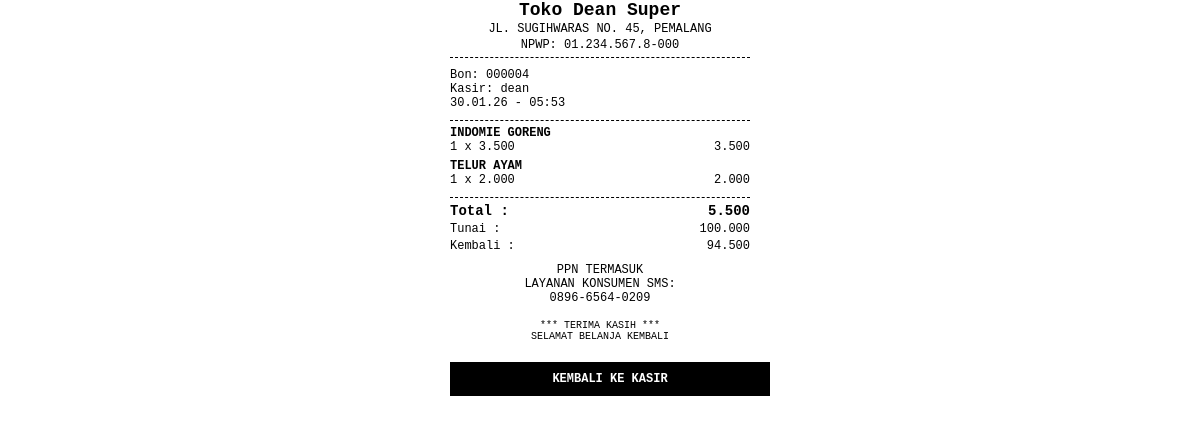
The page /kasir/struk.php?id=4 (signed in) on the database its author committed.
### tables this page shows
CREATE TABLE `users` (
  `id` int(11) NOT NULL,
  `username` varchar(50) DEFAULT NULL,
  `password` varchar(255) DEFAULT NULL,
  `role` enum('admin','kasir','owner') DEFAULT NULL,
  `nama_lengkap` varchar(100) DEFAULT NULL,
  `created_at` datetime DEFAULT NULL,
  `last_login` datetime DEFAULT NULL,
  `last_logout` datetime DEFAULT NULL
);

CREATE TABLE `transaksi` (
  `id` int(11) NOT NULL,
  `id_user` int(11) DEFAULT NULL,
  `tgl_transaksi` datetime DEFAULT NULL,
  `total_bayar` int(11) DEFAULT NULL,
  `bayar` decimal(10,2) DEFAULT 0.00,
  `kembalian` decimal(10,2) DEFAULT 0.00
);

CREATE TABLE `detail_transaksi` (
  `id` int(11) NOT NULL,
  `id_transaksi` int(11) DEFAULT NULL,
  `id_barang` int(11) DEFAULT NULL,
  `qty` int(11) DEFAULT NULL,
  `subtotal` int(11) DEFAULT NULL
);

CREATE TABLE `barang` (
  `id` int(11) NOT NULL,
  `nama_barang` varchar(100) DEFAULT NULL,
  `harga` int(11) DEFAULT NULL,
  `stok` int(11) DEFAULT NULL,
  `gambar` varchar(255) DEFAULT NULL,
  `kategori` varchar(50) DEFAULT NULL
);

### kasir/struk.php (the view, shortened to what this page needs)
<?php
include '../config/koneksi.php';
$id = $_GET['id'];
$query = mysqli_query($koneksi, "SELECT * FROM transaksi WHERE id = '$id'");
$trx   = mysqli_fetch_assoc($query);
$id_user = $trx['id_user'];
$qUser   = mysqli_query($koneksi, "SELECT nama_lengkap FROM users WHERE id='$id_user'");
$dUser   = mysqli_fetch_assoc($qUser);
$nama_kasir = $dUser['nama_lengkap'] ?? 'Admin';
?>
<!DOCTYPE html>
<html lang="id">
<head>
</head>
<body onload="window.print()">
    <div class="header">
        <h2 style="margin:0;">Toko Dean Super</h2>
        <p style="margin:2px;">JL. SUGIHWARAS NO. 45, PEMALANG</p>
        <p style="margin:0;">NPWP: 01.234.567.8-000</p>
    </div>
    <div class="info">
        <div>Bon: <?= str_pad($id, 6, '0', STR_PAD_LEFT) ?></div>
        <div>Kasir: <?= $nama_kasir ?></div>
        <div><?= date('d.m.y - H:i', strtotime($trx['tgl_transaksi'])) ?></div>
    </div>
    <div style="border-bottom: 1px dashed #000; margin-bottom: 5px;"></div>
    <?php
    $qDetail = mysqli_query($koneksi, "SELECT d.*, b.nama_barang
                                       FROM detail_transaksi d
                                       JOIN barang b ON d.id_barang = b.id
                                       WHERE d.id_transaksi = '$id'");
    while ($item = mysqli_fetch_assoc($qDetail)) {
    ?>
    <div style="margin-bottom: 5px;">
        <div style="font-weight:bold;"><?= strtoupper($item['nama_barang']) ?></div>
        <div class="item">
            <span><?= $item['qty'] ?> x <?= number_format($item['subtotal'] / $item['qty'], 0, ',', '.') ?></span>
            <span><?= number_format($item['subtotal'], 0, ',', '.') ?></span>
        </div>
    </div>
    <?php } ?>
    <div class="total-section">
        <div class="item" style="font-weight: bold; font-size: 14px;">
            <span>Total :</span>
            <span><?= number_format($trx['total_bayar'], 0, ',', '.') ?></span>
        </div>
        <div class="item">
            <span>Tunai :</span>
            <span><?= number_format($trx['bayar'], 0, ',', '.') ?></span>
        </div>
        <div class="item">
            <span>Kembali :</span>
            <span><?= number_format($trx['kembalian'], 0, ',', '.') ?></span>
        </div>
    </div>
    <div style="text-align: center; margin-top: 10px;">
        PPN TERMASUK<br>
        LAYANAN KONSUMEN SMS:<br>
        0896-6564-0209
    </div>
    <div class="footer">
        *** TERIMA KASIH ***<br>
        SELAMAT BELANJA KEMBALI
    </div>
    <a href="index.php" class="btn-print">KEMBALI KE KASIR</a>
</body>
</html>

### kasir/struk.php (style rules this page uses)
body { font-family: 'Courier New', Courier, monospace; font-size: 12px; max-width: 300px; margin: 0 auto; color: #000; }
.header { text-align: center; margin-bottom: 10px; border-bottom: 1px dashed #000; padding-bottom: 5px; }
.info { margin-bottom: 10px; }
.item { display: flex; justify-content: space-between; margin-bottom: 3px; }
.total-section { border-top: 1px dashed #000; margin-top: 10px; padding-top: 5px; }
.footer { text-align: center; margin-top: 15px; font-size: 10px; }
.btn-print { margin-top: 20px; display: block; width: 100%; padding: 10px; background: #000; color: #fff; text-align: center; text-decoration: none; font-weight: bold; cursor: pointer; }

### rows shown on the page
users: nama_lengkap "dean"
transaksi: tgl_transaksi "30.01.26 - 05:53", total_bayar "5.500", bayar "100.000", kembalian "94.500"
detail_transaksi: id_barang.nama_barang "INDOMIE GORENG", qty "1", $item['subtotal'] / $item['qty'] "3.500", subtotal "3.500"
detail_transaksi: id_barang.nama_barang "TELUR AYAM", qty "1", $item['subtotal'] / $item['qty'] "2.000", subtotal "2.000"

### other values the page prints
str_pad($id, 6, '0', STR_PAD_LEFT) "000004"
